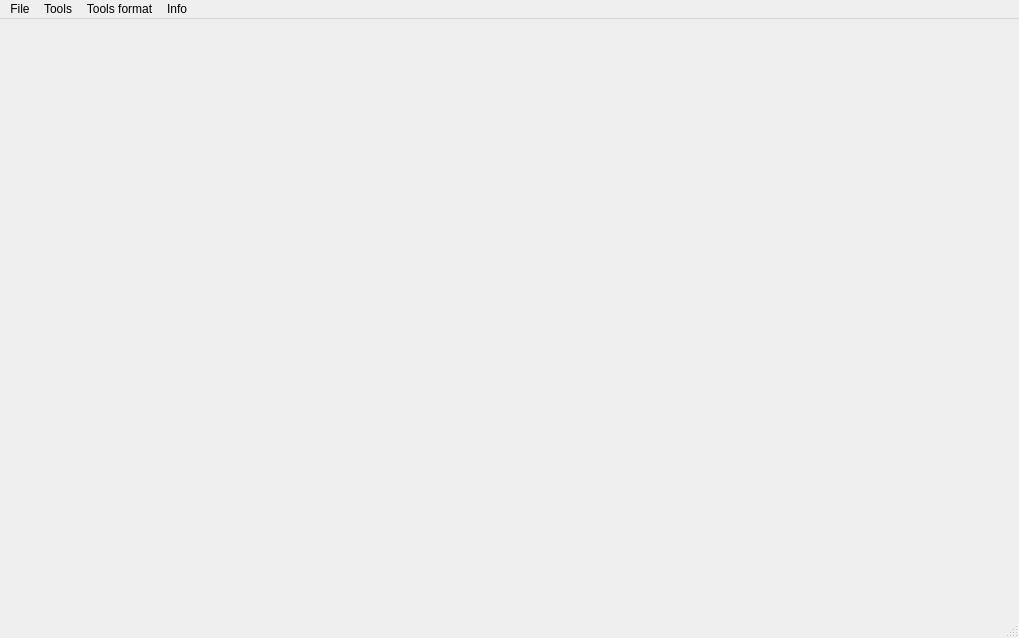
<?xml version="1.0" encoding="UTF-8"?>
<ui version="4.0">
 <class>MainWindow</class>
 <widget class="QMainWindow" name="MainWindow">
  <property name="geometry">
   <rect>
    <x>0</x>
    <y>0</y>
    <width>1019</width>
    <height>638</height>
   </rect>
  </property>
  <property name="windowTitle">
   <string>MainWindow</string>
  </property>
  <widget class="QWidget" name="centralWidget"/>
  <widget class="QStatusBar" name="statusBar"/>
  <widget class="QMenuBar" name="menuBar">
   <property name="geometry">
    <rect>
     <x>0</x>
     <y>0</y>
     <width>1019</width>
     <height>26</height>
    </rect>
   </property>
   <widget class="QMenu" name="Tools">
    <property name="title">
     <string>Tools</string>
    </property>
    <addaction name="actionRgb"/>
    <addaction name="separator"/>
    <addaction name="actionBW_component"/>
    <addaction name="separator"/>
    <addaction name="actionSquare"/>
    <addaction name="separator"/>
    <addaction name="actionPentagramm_2"/>
    <addaction name="separator"/>
    <addaction name="actionCircle_2"/>
    <addaction name="separator"/>
    <addaction name="actionRotate"/>
    <addaction name="separator"/>
    <addaction name="actionSwap_4_pieces_in_2"/>
    <addaction name="separator"/>
    <addaction name="actionCollage"/>
    <addaction name="separator"/>
    <addaction name="actionStep_back_2"/>
   </widget>
   <widget class="QMenu" name="menu">
    <property name="title">
     <string>File</string>
    </property>
    <addaction name="separator"/>
    <addaction name="actionOpen"/>
    <addaction name="separator"/>
    <addaction name="actionCreate"/>
    <addaction name="separator"/>
    <addaction name="actionSave"/>
    <addaction name="separator"/>
   </widget>
   <widget class="QMenu" name="menuInfo">
    <property name="title">
     <string>Info</string>
    </property>
    <addaction name="actionInfo_about_File"/>
    <addaction name="separator"/>
    <addaction name="actionAbout_program_2"/>
   </widget>
   <widget class="QMenu" name="menuChoosing_color">
    <property name="title">
     <string>Tools format</string>
    </property>
    <addaction name="actionChoosing_color"/>
    <addaction name="separator"/>
    <addaction name="actionLine_thickness"/>
    <addaction name="separator"/>
    <addaction name="actionFill_color"/>
   </widget>
   <addaction name="menu"/>
   <addaction name="Tools"/>
   <addaction name="menuChoosing_color"/>
   <addaction name="menuInfo"/>
  </widget>
  <action name="actionOpen">
   <property name="text">
    <string>Open</string>
   </property>
   <property name="shortcut">
    <string>Ctrl+O</string>
   </property>
  </action>
  <action name="actionCreate">
   <property name="text">
    <string>Create</string>
   </property>
   <property name="shortcut">
    <string>Ctrl+R</string>
   </property>
  </action>
  <action name="actionSave">
   <property name="text">
    <string>Save</string>
   </property>
   <property name="shortcut">
    <string>Ctrl+S</string>
   </property>
  </action>
  <action name="actionAbout_program">
   <property name="text">
    <string>About program</string>
   </property>
  </action>
  <action name="actionRgb">
   <property name="text">
    <string>Rgb</string>
   </property>
  </action>
  <action name="actionReverse">
   <property name="text">
    <string>Reverse</string>
   </property>
  </action>
  <action name="actionCircle">
   <property name="text">
    <string>Circle</string>
   </property>
  </action>
  <action name="actionSquare">
   <property name="text">
    <string>Square</string>
   </property>
  </action>
  <action name="RotateFullPicture">
   <property name="text">
    <string>Full picture</string>
   </property>
  </action>
  <action name="RotatePartOfPicture">
   <property name="text">
    <string>Part of picture</string>
   </property>
  </action>
  <action name="actionInfo_about_File">
   <property name="text">
    <string>About file</string>
   </property>
  </action>
  <action name="actionAbout_program_2">
   <property name="text">
    <string>About program</string>
   </property>
  </action>
  <action name="actionChoosing_color">
   <property name="text">
    <string>Line color</string>
   </property>
  </action>
  <action name="actionLine_thickness">
   <property name="text">
    <string>Line thickness</string>
   </property>
  </action>
  <action name="actionFill_color">
   <property name="text">
    <string>Fill color</string>
   </property>
  </action>
  <action name="actionRadius_and_center_coordinates">
   <property name="text">
    <string>Radius and center coordinates</string>
   </property>
  </action>
  <action name="actionSquare_coordinates">
   <property name="text">
    <string>Square coordinates</string>
   </property>
  </action>
  <action name="actionStep_back">
   <property name="text">
    <string>Step back</string>
   </property>
   <property name="shortcut">
    <string>Ctrl+Z</string>
   </property>
  </action>
  <action name="actionCircle_2">
   <property name="text">
    <string>Circle</string>
   </property>
  </action>
  <action name="actionStep_back_2">
   <property name="text">
    <string>Step back</string>
   </property>
   <property name="shortcut">
    <string>Ctrl+Z</string>
   </property>
  </action>
  <action name="actionRotate">
   <property name="text">
    <string>Rotate</string>
   </property>
  </action>
  <action name="actionBW_component">
   <property name="text">
    <string>BW component</string>
   </property>
  </action>
  <action name="actionSmallest_rectangle">
   <property name="text">
    <string>Smallest rectangle</string>
   </property>
  </action>
  <action name="actionCollage">
   <property name="text">
    <string>Collage</string>
   </property>
  </action>
  <action name="actionSwap">
   <property name="text">
    <string>Swap 4 pieces in rectangle</string>
   </property>
  </action>
  <action name="actionSwap_4_pieces_in_circle">
   <property name="text">
    <string>Swap 4 pieces in circle</string>
   </property>
  </action>
  <action name="actionSwap_4_pieces_in">
   <property name="text">
    <string>Swap 4 pieces in...</string>
   </property>
  </action>
  <action name="actionSwap_4_pieces_in_2">
   <property name="text">
    <string>Swap 4 pieces in...</string>
   </property>
  </action>
  <action name="actionPentagramm_2">
   <property name="text">
    <string>Pentagramm</string>
   </property>
  </action>
 </widget>
 <layoutdefault spacing="6" margin="11"/>
 <resources/>
 <connections/>
</ui>
